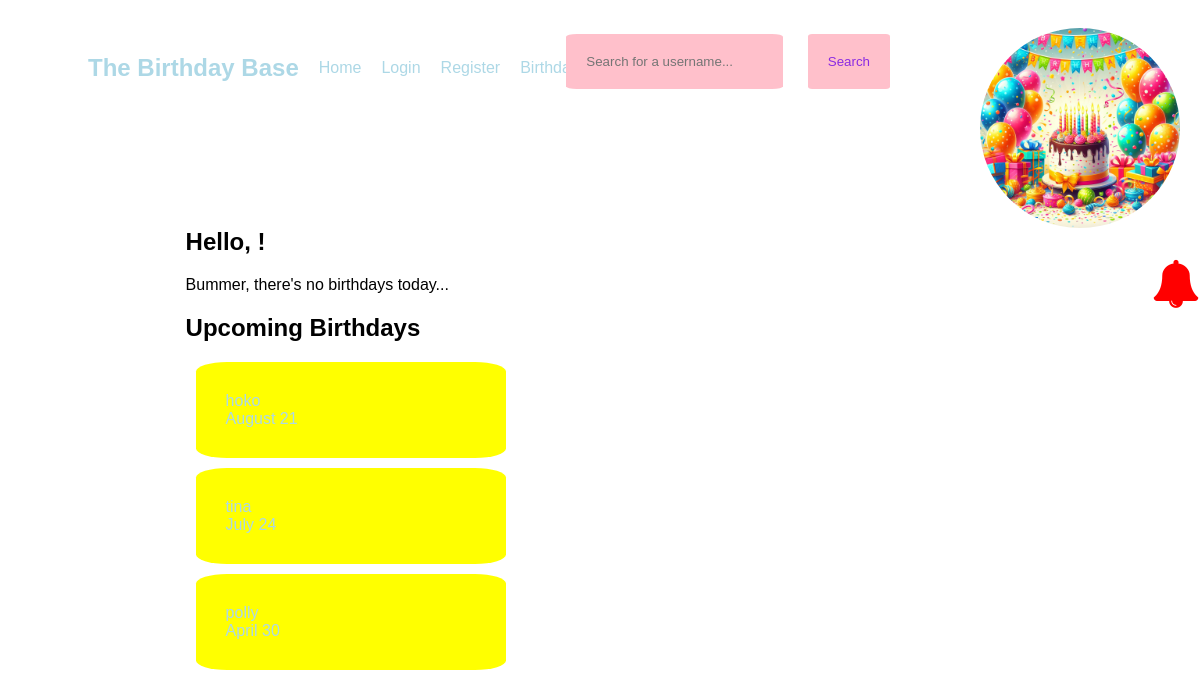
Before: / with the older database file.
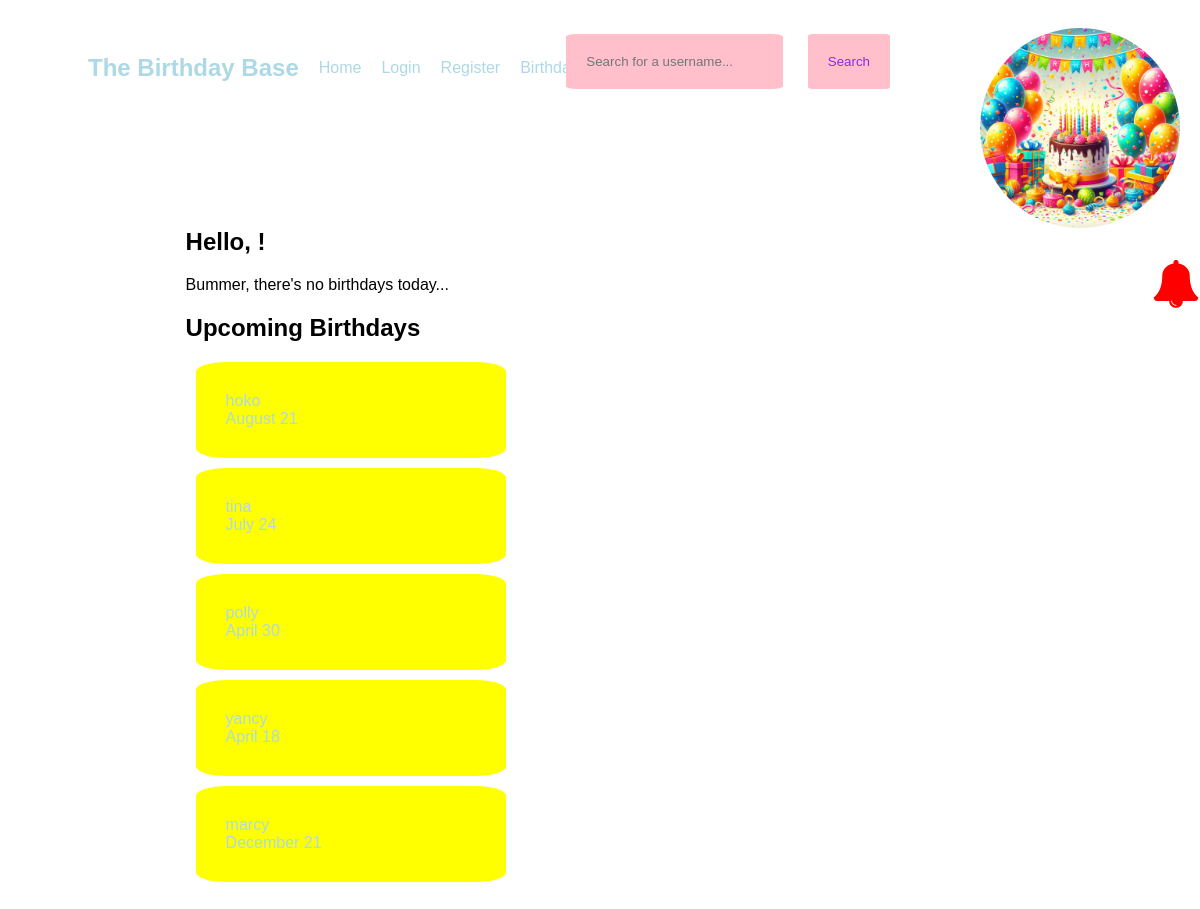
After: the same page with the newer database file.
### app.py (models this page shows, shortened)
class User(db.Model, UserMixin):
    id = db.Column(db.Integer, primary_key=True)
    username = db.Column(db.String(20), nullable=False, unique=True)
    password = db.Column(db.String(80), nullable=False)
    first_name = db.Column(db.String(20), nullable=False)
    last_name = db.Column(db.String(80), nullable=True)
    birthday = db.Column(db.Date, nullable=False)
    profile_pic = db.Column(db.String(), default="default.jpg")
    followed = db.relationship(
        "Follow",
        foreign_keys=[Follow.follower_id],
        backref=db.backref("follower", lazy="joined"),
        lazy="dynamic",
        cascade="all, delete-orphan",
    )
    followers = db.relationship(
        "Follow",
        foreign_keys=[Follow.followed_id],
        backref=db.backref("followed", lazy="joined"),
        lazy="dynamic",
        cascade="all, delete-orphan",
    )
    postsender = db.relationship(
        "Post",
        backref=backref("postsender", uselist=False),
        foreign_keys=[Post.sender],
        lazy=True,
    )

### app.py (the view)
@app.route("/")
def home():
    todaybday = User.query.filter_by(birthday=date.today()).all()
    today = datetime.today()
    three_months_later = today + relativedelta(months=3)
    print('three_months_later ' + str(three_months_later))
    print('func.extract(\'month\', User.birthday) ' + str(func.extract('month', User.birthday)))
    print('today.month ' + str(today.month))
    print('three_months_later.month ' + str(three_months_later.month))
    upcoming = User.query.filter(
    and_(
        (func.extract('month', User.birthday) >= today.month),
        (func.extract('day', User.birthday) >= today.day),
        )
    )
    return render_template("home.html", today=todaybday, upcoming=upcoming)

### app.py (called while the page is built)
@app.context_processor
def base():
    def notifbday():
        print('test')
        if current_user.is_authenticated:
            print('test')
            user_id = flask_login.current_user.id
            today = datetime.now()
            one_month_later = today + relativedelta(months=1)
            print(one_month_later)
            one_month_before = today - relativedelta(months=12)
            birthdays_in_last_month = User.query.join(
                Follow, User.id == Follow.followed_id
            ).filter(
                (func.extract('month', User.birthday) >= today.month),
            (func.extract('month', User.birthday) <= one_month_later.month)).all()
            print(birthdays_in_last_month)
            return birthdays_in_last_month
        else:
            print('user is not logged in')
    return dict(notif=notifbday)

### templates/home.html
{% extends 'base.html' %} {% block content %}
<section>
  <h1>Hello, {{ current_user.username }}!</h1>
  {% if today|length >= 1 %}
  <h1>It's someone's birthday today!</h1>
  {% for t in today %}
  <p>People with birthdays today...</p>
  {{t.username}} {% endfor %} {% else %}
  <p>Bummer, there's no birthdays today...</p>
  {% endif %}
  <h2>Upcoming Birthdays</h2>
  {% for u in upcoming %}
  <div class="upcoming">
    <a href="{{ url_for('profile', username=u.username) }}">
      {{ u.username }}<br />
      {{ u.birthday.strftime('%B %d') }}
    </a>
  </div>
  {% endfor %}
</section>
 {% endblock %}

Changed rows visible on the page:
added User: username "yancy", birthday "April 18"
added User: username "marcy", birthday "December 21"
